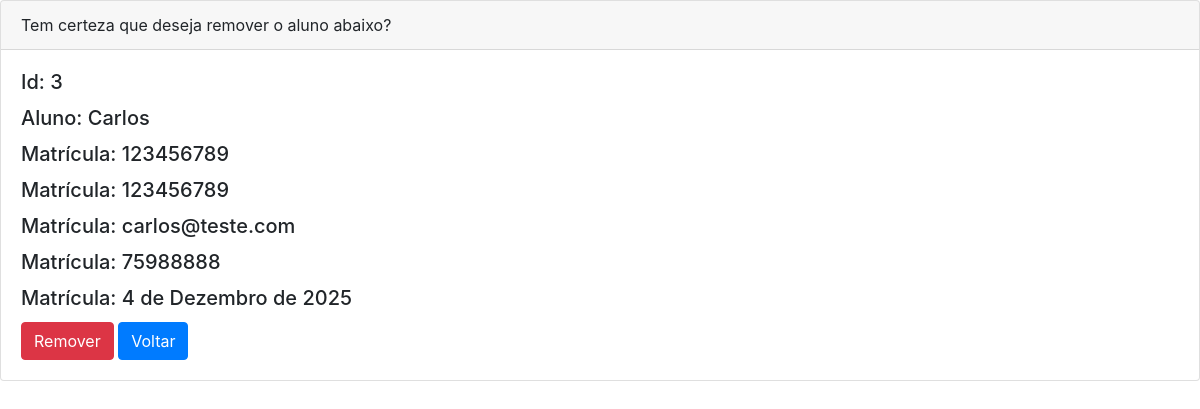
The app's page /alunos/excluir_aluno/3/ with its own data.
### apps/alunos/models.py (models this page shows, shortened)
class Aluno(models.Model):
    nome = models.CharField(max_length=100, blank=False, null=False)
    matricula = models.CharField(max_length=20, blank=False, null=False)
    email = models.EmailField(blank=False, null=False)
    telefone = models.CharField(max_length=20, blank=False, null=False)
    data_criacao = models.DateTimeField(auto_now_add=True)
    ultima_modificacao = models.DateTimeField(auto_now=True)
    data_evento = models.DateField(default=date.today)
    class Meta:
        db_table = 'Aluno'
        verbose_name = 'Aluno'
        verbose_name_plural = 'Alunos'
        ordering = ['nome']

### apps/alunos/views.py (the view)
# urls.py: path('excluir_aluno/<int:id>/', views.excluir_aluno, name='excluir_aluno'),
def excluir_aluno(request, id):
    template_name = 'alunos/excluir_aluno.html'
    aluno = Aluno.objects.get(id=id)
    context = {'aluno': aluno}
    if request.method == "POST":
        aluno.delete()
        messages.error(request, 'O Aluno foi excluído com sucesso.')
        return redirect('alunos:listar_alunos')
    return render(request, template_name, context)

### apps/alunos/templates/alunos/excluir_aluno.html (shortened to what this page needs)
<!DOCTYPE html>
<html lang="pt-br">
<head>
    <link rel="stylesheet" href="https://cdn.jsdelivr.net/npm/bootstrap@4.6.1/dist/css/bootstrap.min.css">
    <link rel="stylesheet" href="https://cdnjs.cloudflare.com/ajax/libs/font-awesome/4.7.0/css/font-awesome.min.css">
</head>
<body>
<div class="card">
    <div class="card-header">
        Tem certeza que deseja remover o aluno abaixo?
    </div>
    <div class="card-body">
        <h5 class="card-title">Id: {{aluno.id}}</h5>
        <h5 class="card-title">Aluno: {{aluno.nome}}</h5>
        <h5 class="card-title">Matrícula: {{aluno.matricula}}</h5>
        <h5 class="card-title">Matrícula: {{aluno.matricula}}</h5>
        <h5 class="card-title">Matrícula: {{aluno.email}}</h5>
        <h5 class="card-title">Matrícula: {{aluno.telefone}}</h5>
        <h5 class="card-title">Matrícula: {{aluno.data_evento}}</h5>
        <form method="post">
            <button class="btn btn-danger" type="submit">Remover</button>
            <a href="{{request.META.HTTP_REFERER}}" class="btn btn-primary">Voltar</a>
        </form>
    </div>
</div>
</body>
</html>

### records on screen
Aluno: id "3", nome "Carlos", matricula "123456789", email "carlos@teste.com", telefone "75988888", data_evento "4 de Dezembro de 2025"
